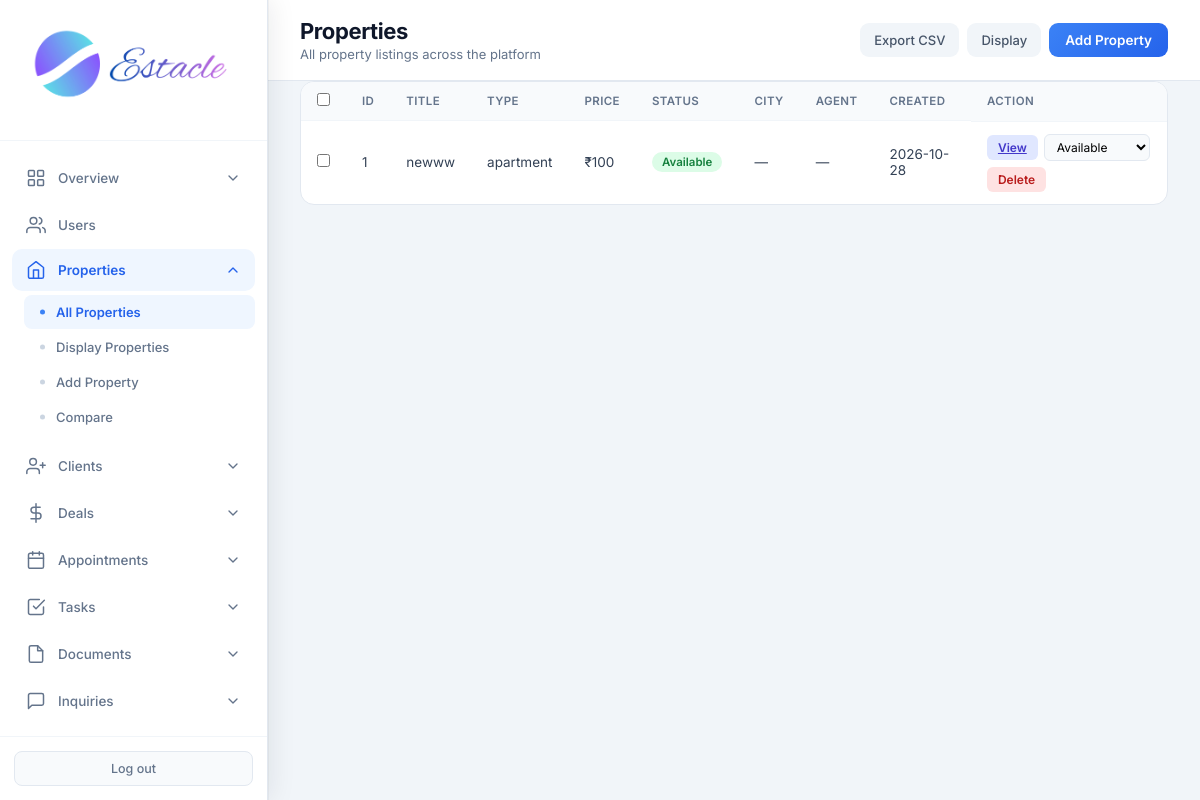
The page /admin/properties (signed in) on the database its author committed.
### tables this page shows
CREATE TABLE properties (
            id INTEGER PRIMARY KEY AUTOINCREMENT,
            title TEXT NOT NULL,
            description TEXT,
            price REAL NOT NULL,
            property_type TEXT NOT NULL,
            status TEXT DEFAULT 'available',
            address TEXT,
            city TEXT,
            state TEXT,
            zip_code TEXT,
            bedrooms INTEGER,
            bathrooms REAL,
            area_sqft REAL,
            agent_id INTEGER,
            created_at TIMESTAMP DEFAULT CURRENT_TIMESTAMP, category TEXT DEFAULT "sale", listing_type TEXT DEFAULT "sale", floor TEXT, carpet_area REAL, furnishing TEXT, parking TEXT, amenities TEXT, seller_name TEXT, seller_phone TEXT, monthly_rent REAL, security_deposit REAL, maintenance REAL, per_sqft REAL, latitude TEXT, longitude TEXT, photos TEXT, year_built TEXT, facing TEXT,
            FOREIGN KEY (agent_id) REFERENCES users (id)
        );

CREATE TABLE settings (
            key TEXT PRIMARY KEY,
            value TEXT
        );

### routes/admin.py (the view)
@admin.route('/admin/properties')
@login_required
@role_required('admin')
def admin_properties():
    db = get_db()
    properties = db.execute('''
        SELECT p.*, u.full_name as agent_name
        FROM properties p
        LEFT JOIN users u ON p.agent_id = u.id
        ORDER BY p.created_at DESC
    ''').fetchall()
    currency = get_setting('currency', 'INR')
    return render_template('admin_properties.html', properties=properties, currency=currency, format_money=format_money)

### core/db.py (called while the page is built)
def get_db():
    if 'db' not in g:
        g.db = sqlite3.connect(current_app.config['DATABASE'])
        g.db.row_factory = sqlite3.Row
    return g.db

### core/helpers.py (called while the page is built)
def login_required(f):
    @wraps(f)
    def decorated_function(*args, **kwargs):
        if 'user_id' not in session:
            flash('Please log in to access this page.', 'warning')
            return redirect(url_for('auth.login'))
        return f(*args, **kwargs)
    return decorated_function

def role_required(*roles):
    def decorator(f):
        @wraps(f)
        def decorated_function(*args, **kwargs):
            if 'user_id' not in session:
                flash('Please log in to access this page.', 'warning')
                return redirect(url_for('auth.login'))
            if session.get('role') not in roles:
                flash('You do not have permission to access this page.', 'danger')
                return redirect(url_for('auth.role_redirect'))
            return f(*args, **kwargs)
        return decorated_function
    return decorator

def get_setting(key, default=''):
    db = get_db()
    row = db.execute('SELECT value FROM settings WHERE key = ?', (key,)).fetchone()
    return row['value'] if row else default

def format_money(amount, currency=None):
    if amount is None:
        return '—'
    currency = currency or get_setting('currency', 'INR')
    symbols = {'USD': '$', 'INR': '₹', 'AED': 'AED '}
    sym = symbols.get(currency, currency + ' ')
    try:
        return f"{sym}{float(amount):,.0f}"
    except (TypeError, ValueError):
        return str(amount)

### templates/admin_properties.html (shortened to what this page needs)
<!DOCTYPE html>
<html lang="en">
<head>
    <link rel="stylesheet" href="{{ url_for('static', filename='css/admin.css') }}">
</head>
<body>
<div class="app-layout">
    {% set active = 'properties' %}
    {% include 'partials/admin_sidebar.html' %}
    <main class="main-content">
        <header class="top-bar">
            <div>
                <h1 class="page-title">Properties</h1>
                <p class="page-subtitle">All property listings across the platform</p>
            </div>
            <div style="display:flex;gap:8px">
                <a href="{{ url_for('admin.admin_export_properties') }}" class="btn-secondary">Export CSV</a>
                <a href="{{ url_for('admin.admin_display_properties') }}" class="btn-secondary">Display</a>
                <a href="{{ url_for('admin.admin_add_property') }}" class="btn-primary">Add Property</a>
            </div>
        </header>
        <div class="panel full">
            <form method="POST" action="{{ url_for('admin.admin_bulk_properties') }}" id="bulkForm">
                <div class="table-wrap">
                    <table>
                        <thead>
                            <tr>
                                <th class="check-col"><input type="checkbox" id="selectAll" onclick="toggleAll(this)"></th>
                                <th>ID</th><th>Title</th><th>Type</th><th>Price</th><th>Status</th><th>City</th><th>Agent</th><th>Created</th><th>Action</th>
                            </tr>
                        </thead>
                        <tbody>
                            {% for p in properties %}
                            <tr>
                                <td class="check-col"><input type="checkbox" name="ids" value="{{ p.id }}" class="row-check" onchange="updateBulk()"></td>
                                <td>{{ p.id }}</td>
                                <td>{{ p.title }}</td>
                                <td>{{ p.property_type }}</td>
                                <td>{{ format_money(p.price, currency) if format_money is defined else p.price }}</td>
                                <td><span class="badge badge-{{ p.status }}">{{ p.status }}</span></td>
                                <td>{{ p.city or '—' }}</td>
                                <td>{{ p.agent_name or '—' }}</td>
                                <td>{{ p.created_at[:10] if p.created_at else '—' }}</td>
                                <td class="actions-cell">
                                    <a href="{{ url_for('admin.admin_property_detail', prop_id=p.id) }}" class="btn-sm btn-edit">View</a>
                                    <form method="POST" action="{{ url_for('admin.admin_update_property_status', prop_id=p.id) }}" style="display:inline;">
                                        <select name="status" class="status-select" onchange="this.form.submit()">
                                            <option value="available" {% if p.status == 'available' %}selected{% endif %}>Available</option>
                                        </select>
                                    </form>
                                    <form method="POST" action="{{ url_for('admin.admin_delete_property', prop_id=p.id) }}" style="display:inline;" onsubmit="return confirm('Delete this property?');">
                                        <button type="submit" class="btn-sm btn-danger">Delete</button>
                                    </form>
                                </td>
                            </tr>
                            {% else %}
                            <tr><td colspan="10" class="empty">No properties yet</td></tr>
                            {% endfor %}
                        </tbody>
                    </table>
                </div>
            </form>
        </div>
    </main>
</div>
</body>
</html>

### static/css/admin.css (style rules this page uses)
* { margin: 0; padding: 0; box-sizing: border-box; }
body { font-family: 'Inter', -apple-system, BlinkMacSystemFont, 'Segoe UI', Roboto, sans-serif; background: #f1f5f9; color: #0f172a; min-height: 100vh; }
.app-layout { display: flex; min-height: 100vh; }
.main-content { flex: 1; margin-left: 268px; min-height: 100vh; }
.top-bar { background: white; padding: 18px 32px; border-bottom: 1px solid #e2e8f0; display: flex; justify-content: space-between; align-items: center; }
.page-title { font-family: 'Inter', sans-serif; font-size: 22px; font-weight: 700; letter-spacing: -0.4px; color: #0f172a; }
.page-subtitle { font-size: 13px; color: #64748b; margin-top: 2px; font-weight: 400; }
.panel { background: white; border-radius: 14px; border: 1px solid #e2e8f0; overflow: hidden; }
.panel.full { margin: 0 32px 24px; }
.table-wrap { overflow-x: auto; }
table { width: 100%; border-collapse: collapse; font-size: 13.5px; }
th { text-align: left; padding: 11px 16px; background: #f8fafc; color: #64748b; font-weight: 600; font-size: 11.5px; text-transform: uppercase; letter-spacing: 0.4px; }
td { padding: 12px 16px; border-top: 1px solid #f1f5f9; color: #334155; }
.badge { display: inline-block; padding: 3px 10px; border-radius: 20px; font-size: 11.5px; font-weight: 600; text-transform: capitalize; }
.badge-available { background: #dcfce7; color: #15803d; }
.btn-primary { display: inline-flex; align-items: center; gap: 6px; padding: 9px 16px; background: linear-gradient(135deg, #3b82f6, #2563eb); color: white; border: none; border-radius: 9px; font-size: 13.5px; font-weight: 600; text-decoration: none; cursor: pointer; transition: all 0.2s ease; font-family: inherit; }
.btn-secondary { display: inline-flex; align-items: center; gap: 6px; padding: 9px 14px; background: #f1f5f9; color: #475569; border-radius: 9px; font-size: 13px; font-weight: 500; text-decoration: none; border: none; cursor: pointer; }
.btn-sm { padding: 5px 11px; border-radius: 6px; font-size: 12px; font-weight: 600; border: none; cursor: pointer; font-family: inherit; }
.btn-danger { background: #fee2e2; color: #b91c1c; }
.btn-edit { background: #e0e7ff; color: #4338ca; }
.actions-cell { display: flex; gap: 6px; align-items: center; flex-wrap: wrap; }
.status-select { padding: 4px 8px; border: 1px solid #e2e8f0; border-radius: 6px; font-size: 12px; font-family: inherit; background: #f8fafc; cursor: pointer; }

### templates/admin_properties.html (style rules this page uses)
.check-col { width:36px; text-align:center; }

### rows shown on the page
properties: id "1", title "newww", property_type "apartment", price.value "₹100", status "Available", city "—", agent_name "—", created_at "2026-10-28"
